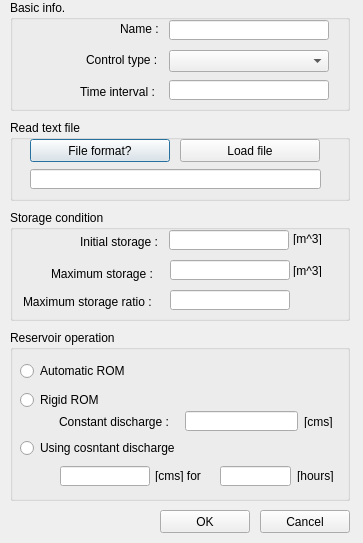
<?xml version="1.0" encoding="UTF-8"?>
<ui version="4.0">
 <class>FileFormatDialogBase</class>
 <widget class="QDialog" name="FileFormatDialogBase">
  <property name="geometry">
   <rect>
    <x>0</x>
    <y>0</y>
    <width>363</width>
    <height>543</height>
   </rect>
  </property>
  <property name="windowTitle">
   <string>File Format</string>
  </property>
  <property name="sizeGripEnabled">
   <bool>false</bool>
  </property>
  <widget class="QGroupBox" name="groupBox">
   <property name="geometry">
    <rect>
     <x>10</x>
     <y>0</y>
     <width>340</width>
     <height>111</height>
    </rect>
   </property>
   <property name="title">
    <string>Basic info.</string>
   </property>
   <widget class="QLineEdit" name="txt_Name">
    <property name="geometry">
     <rect>
      <x>159</x>
      <y>20</y>
      <width>160</width>
      <height>20</height>
     </rect>
    </property>
   </widget>
   <widget class="QLineEdit" name="txt_TimeInterval">
    <property name="geometry">
     <rect>
      <x>159</x>
      <y>80</y>
      <width>160</width>
      <height>20</height>
     </rect>
    </property>
   </widget>
   <widget class="QLabel" name="label">
    <property name="geometry">
     <rect>
      <x>110</x>
      <y>23</y>
      <width>56</width>
      <height>12</height>
     </rect>
    </property>
    <property name="text">
     <string>Name : </string>
    </property>
   </widget>
   <widget class="QLabel" name="label_2">
    <property name="geometry">
     <rect>
      <x>76</x>
      <y>52</y>
      <width>81</width>
      <height>16</height>
     </rect>
    </property>
    <property name="text">
     <string>Control type : </string>
    </property>
   </widget>
   <widget class="QLabel" name="label_3">
    <property name="geometry">
     <rect>
      <x>70</x>
      <y>84</y>
      <width>91</width>
      <height>16</height>
     </rect>
    </property>
    <property name="text">
     <string>Time interval : </string>
    </property>
   </widget>
   <widget class="QComboBox" name="cmb_ControlType">
    <property name="geometry">
     <rect>
      <x>159</x>
      <y>50</y>
      <width>160</width>
      <height>22</height>
     </rect>
    </property>
   </widget>
  </widget>
  <widget class="QGroupBox" name="groupBox_2">
   <property name="geometry">
    <rect>
     <x>10</x>
     <y>210</y>
     <width>340</width>
     <height>111</height>
    </rect>
   </property>
   <property name="title">
    <string>Storage condition</string>
   </property>
   <widget class="QLineEdit" name="txtIniStorage">
    <property name="geometry">
     <rect>
      <x>159</x>
      <y>20</y>
      <width>120</width>
      <height>20</height>
     </rect>
    </property>
   </widget>
   <widget class="QLineEdit" name="txtMaxStorage">
    <property name="geometry">
     <rect>
      <x>160</x>
      <y>50</y>
      <width>120</width>
      <height>20</height>
     </rect>
    </property>
   </widget>
   <widget class="QLineEdit" name="txtMaxStorageRatio">
    <property name="geometry">
     <rect>
      <x>160</x>
      <y>80</y>
      <width>120</width>
      <height>20</height>
     </rect>
    </property>
   </widget>
   <widget class="QLabel" name="label_4">
    <property name="geometry">
     <rect>
      <x>70</x>
      <y>24</y>
      <width>91</width>
      <height>16</height>
     </rect>
    </property>
    <property name="text">
     <string>Initial storage : </string>
    </property>
   </widget>
   <widget class="QLabel" name="label_5">
    <property name="geometry">
     <rect>
      <x>41</x>
      <y>56</y>
      <width>121</width>
      <height>16</height>
     </rect>
    </property>
    <property name="text">
     <string>Maximum storage : </string>
    </property>
   </widget>
   <widget class="QLabel" name="label_6">
    <property name="geometry">
     <rect>
      <x>13</x>
      <y>84</y>
      <width>151</width>
      <height>16</height>
     </rect>
    </property>
    <property name="text">
     <string>Maximum storage ratio : </string>
    </property>
   </widget>
   <widget class="QLabel" name="label_7">
    <property name="geometry">
     <rect>
      <x>283</x>
      <y>23</y>
      <width>56</width>
      <height>12</height>
     </rect>
    </property>
    <property name="text">
     <string>[m^3]</string>
    </property>
   </widget>
   <widget class="QLabel" name="label_8">
    <property name="geometry">
     <rect>
      <x>283</x>
      <y>55</y>
      <width>56</width>
      <height>12</height>
     </rect>
    </property>
    <property name="text">
     <string>[m^3]</string>
    </property>
   </widget>
  </widget>
  <widget class="QGroupBox" name="groupBox_3">
   <property name="geometry">
    <rect>
     <x>10</x>
     <y>330</y>
     <width>340</width>
     <height>171</height>
    </rect>
   </property>
   <property name="title">
    <string>Reservoir operation</string>
   </property>
   <widget class="QRadioButton" name="rdoAutomatic">
    <property name="geometry">
     <rect>
      <x>10</x>
      <y>33</y>
      <width>121</width>
      <height>16</height>
     </rect>
    </property>
    <property name="text">
     <string>Automatic ROM</string>
    </property>
   </widget>
   <widget class="QRadioButton" name="rdoRigid">
    <property name="geometry">
     <rect>
      <x>10</x>
      <y>62</y>
      <width>90</width>
      <height>16</height>
     </rect>
    </property>
    <property name="text">
     <string>Rigid ROM</string>
    </property>
   </widget>
   <widget class="QRadioButton" name="rdoUsingConstant">
    <property name="geometry">
     <rect>
      <x>10</x>
      <y>110</y>
      <width>171</width>
      <height>16</height>
     </rect>
    </property>
    <property name="text">
     <string>Using cosntant discharge</string>
    </property>
   </widget>
   <widget class="QLabel" name="label_9">
    <property name="geometry">
     <rect>
      <x>49</x>
      <y>84</y>
      <width>131</width>
      <height>16</height>
     </rect>
    </property>
    <property name="text">
     <string>Constant discharge : </string>
    </property>
   </widget>
   <widget class="QLineEdit" name="txt_cms">
    <property name="geometry">
     <rect>
      <x>175</x>
      <y>81</y>
      <width>113</width>
      <height>20</height>
     </rect>
    </property>
   </widget>
   <widget class="QLabel" name="label_10">
    <property name="geometry">
     <rect>
      <x>294</x>
      <y>86</y>
      <width>56</width>
      <height>12</height>
     </rect>
    </property>
    <property name="text">
     <string>[cms]</string>
    </property>
   </widget>
   <widget class="QLineEdit" name="txt_Constant_discharge">
    <property name="geometry">
     <rect>
      <x>50</x>
      <y>136</y>
      <width>90</width>
      <height>20</height>
     </rect>
    </property>
   </widget>
   <widget class="QLabel" name="label_11">
    <property name="geometry">
     <rect>
      <x>145</x>
      <y>140</y>
      <width>60</width>
      <height>12</height>
     </rect>
    </property>
    <property name="text">
     <string>[cms] for </string>
    </property>
   </widget>
   <widget class="QLineEdit" name="txt_hours">
    <property name="geometry">
     <rect>
      <x>210</x>
      <y>136</y>
      <width>71</width>
      <height>20</height>
     </rect>
    </property>
   </widget>
   <widget class="QLabel" name="label_12">
    <property name="geometry">
     <rect>
      <x>287</x>
      <y>140</y>
      <width>56</width>
      <height>12</height>
     </rect>
    </property>
    <property name="text">
     <string>[hours]</string>
    </property>
   </widget>
  </widget>
  <widget class="QGroupBox" name="groupBox_4">
   <property name="geometry">
    <rect>
     <x>10</x>
     <y>120</y>
     <width>340</width>
     <height>81</height>
    </rect>
   </property>
   <property name="title">
    <string>Read text file</string>
   </property>
   <widget class="QPushButton" name="btnFileFormat">
    <property name="geometry">
     <rect>
      <x>20</x>
      <y>19</y>
      <width>140</width>
      <height>23</height>
     </rect>
    </property>
    <property name="text">
     <string>File format?</string>
    </property>
   </widget>
   <widget class="QPushButton" name="btnLoadFile">
    <property name="geometry">
     <rect>
      <x>170</x>
      <y>19</y>
      <width>140</width>
      <height>23</height>
     </rect>
    </property>
    <property name="text">
     <string>Load file</string>
    </property>
   </widget>
   <widget class="QLineEdit" name="txtFilePath">
    <property name="geometry">
     <rect>
      <x>20</x>
      <y>49</y>
      <width>291</width>
      <height>20</height>
     </rect>
    </property>
   </widget>
  </widget>
  <widget class="QPushButton" name="btnOK">
   <property name="geometry">
    <rect>
     <x>160</x>
     <y>510</y>
     <width>90</width>
     <height>23</height>
    </rect>
   </property>
   <property name="text">
    <string>OK</string>
   </property>
  </widget>
  <widget class="QPushButton" name="btnCancel">
   <property name="geometry">
    <rect>
     <x>260</x>
     <y>510</y>
     <width>90</width>
     <height>23</height>
    </rect>
   </property>
   <property name="text">
    <string>Cancel</string>
   </property>
  </widget>
 </widget>
 <resources/>
 <connections/>
</ui>
